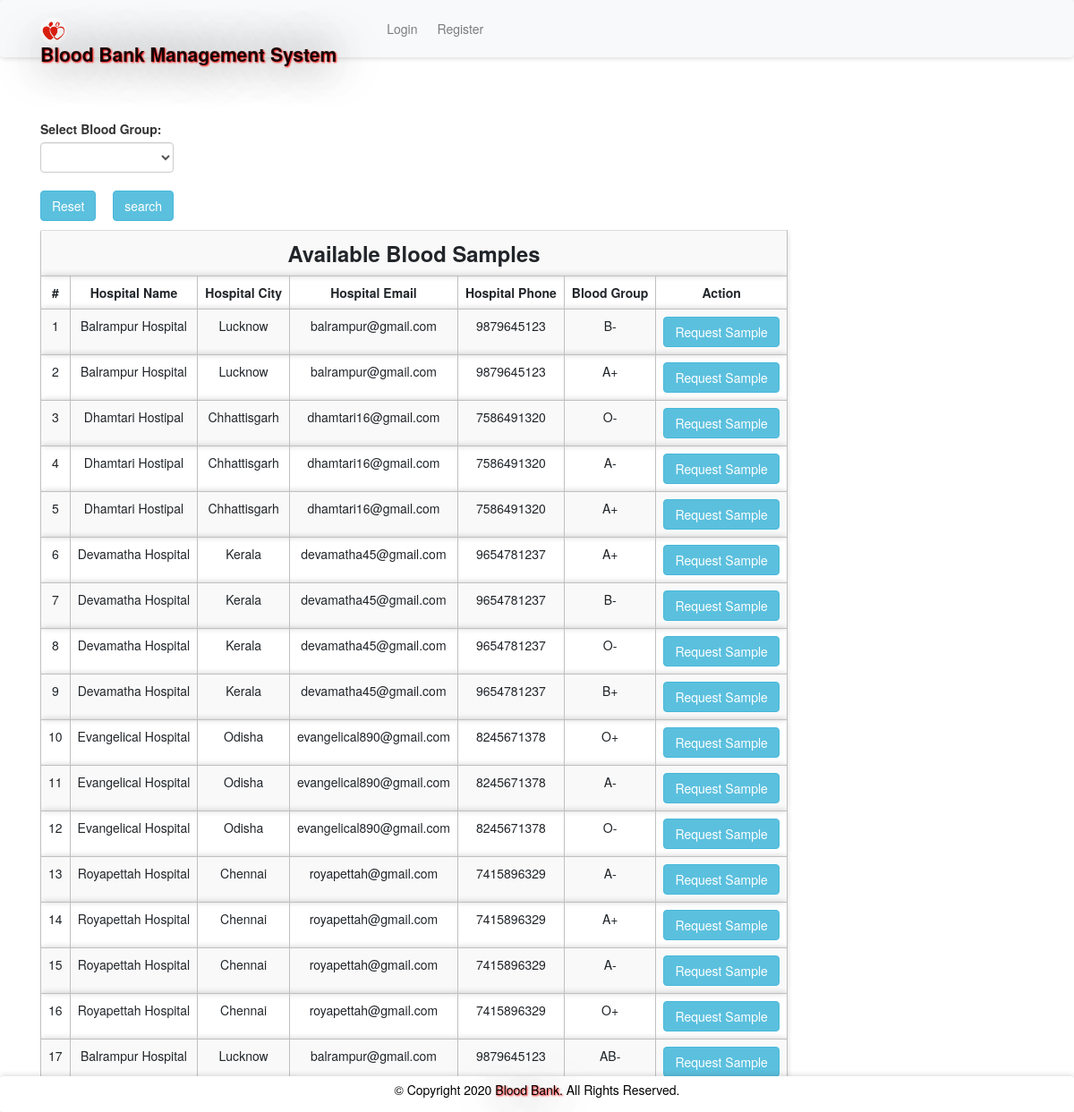
The app's page /abs.php with its own data.
### tables this page shows
CREATE TABLE `bloodinfo` (
  `bid` int(11) NOT NULL,
  `hid` int(11) NOT NULL,
  `bg` varchar(10) NOT NULL
);

CREATE TABLE `hospitals` (
  `id` int(11) NOT NULL,
  `hname` varchar(100) NOT NULL,
  `hemail` varchar(100) NOT NULL,
  `hpassword` varchar(100) NOT NULL,
  `hphone` varchar(100) NOT NULL,
  `hcity` varchar(100) NOT NULL
);

### message.php (called while the page is built, shortened)
<?php $counter=0; if(isset($_GET['msg'])) { ?>
	<div class="col-5 alert alert alert-success alert-dismissible fade show card" id="message">
		<button type="button" class="close" data-dismiss="alert" title="close">&times;</button><?php echo $_GET['msg'];?>
	</div>
<?php }?>

### abs.php (the view, shortened to what this page needs)
<?php
require 'file/connection.php';
if(isset($_GET['search'])){
    $searchKey = $_GET['search'];
    $sql = "select bloodinfo.*, hospitals.* from bloodinfo, hospitals where bloodinfo.hid=hospitals.id && bg='$searchKey'";
}else{
    $sql = "select bloodinfo.*, hospitals.* from bloodinfo, hospitals where bloodinfo.hid=hospitals.id";
}
$result = mysqli_query ($conn, $sql);
?>
<!DOCTYPE html>
<html>
<?php require 'head.php'; ?>
<body>
    <?php require 'header.php'; ?>
    <div class="container cont">
        <?php require 'message.php'; ?>
        <div class="row col-lg-8 col-md-8 col-sm-12 mb-3">
            <form method="get" action="" style="margin-top:-20px; ">
            <label class="font-weight-bolder">Select Blood Group:</label>
               <select name="search" class="form-control">
               <option><?php echo @$_GET['search']; ?></option>
               <option value="A+">A+</option>
               </select><br>
               <a href="abs.php" class="btn btn-info mr-4"> Reset</a>
               <input type="submit" name="submit" class="btn btn-info" value="search">
           </form>
        </div>
        <table class="table table-responsive table-striped rounded mb-5">
            <tr><th colspan="7" class="title">Available Blood Samples</th></tr>
            <tr>
                <th>#</th>
                <th>Hospital Name</th>
                <th>Hospital City</th>
                <th>Hospital Email</th>
                <th>Hospital Phone</th>
                <th>Blood Group</th>
                <th>Action</th>
            </tr>
        <?php while($row = mysqli_fetch_array($result)) { ?>
            <tr>
                <td><?php echo ++$counter;?></td>
                <td><?php echo $row['hname'];?></td>
                <td><?php echo ($row['hcity']); ?></td>
                <td><?php echo ($row['hemail']); ?></td>
                <td><?php echo ($row['hphone']); ?></td>
                <td><?php echo ($row['bg']); ?></td>
                <form action="file/request.php" method="post">
                <?php if (isset($_SESSION['hid'])) { ?>
                <td><a href="javascript:void(0);" class="btn btn-info hospital">Request Sample</a></td>
                <?php } else {(isset($_SESSION['rid']))  ?>
                <td><input type="submit" name="request" class="btn btn-info" value="Request Sample"></td>
                <?php } ?>
                </form>
            </tr>
        <?php } ?>
        </table>
    </div>
    <?php require 'footer.php' ?>
</body>

### head.php (shortened to what this page needs)
<head>
    <link rel="stylesheet" href="https://maxcdn.bootstrapcdn.com/bootstrap/4.5.0/css/bootstrap.min.css">
    <link rel="stylesheet" type="text/css" href="../library/css/bootstrap.min.css"/>
    <link href="css/style.css" rel="stylesheet"/>
</head>

### header.php (shortened to what this page needs)
<nav class="navbar navbar-expand-sm navbar-light bg-light sticky-top">
    <div class="container">
        <a class="navbar-brand" href="index.php"><img src="image/favicon.jpg" width="30" height="30" class="rounded-circle">Blood Bank Management System</a>
          <div class="collapse navbar-collapse" id="collapsibleNavbar">
        <?php if (isset($_SESSION['hid'])) { ?>
        <?php } elseif (isset($_SESSION['rid'])) { ?>
        <?php }  else { ?>
                    <ul class="navbar-nav ml-auto">
            <li class="nav-item">
                <a class="nav-link btn btn-light" href="login.php">Login</a>
            </li>
            <li class="nav-item">
                <a class="nav-link btn btn-light" href="register.php">Register</a>
            </li>
        </ul>
        <?php } ?>
       </div>
    </div>
</nav>

### footer.php (shortened to what this page needs)
<!DOCTYPE html>
<html>
<head>
</head>
<body>
<div class="footer">
  <p>© Copyright 2020<span id="demo"></span> <span class="brand">Blood Bank. </span> All Rights Reserved.
</footer></p>
</div>
</body>
</html>

### css/style.css (style rules this page uses)
.cont { padding-top: 40px; text-align: justify; font-size: 1em; }
.card ,nav, .footer,tr,video { border-radius: 3px; transition: all 200ms ease-out; box-shadow: 0px 0px 7px rgba(0, 0, 0, 0.2); }
tr,th,td { border:0.1px solid silver; text-align: center; }
.nav-item { margin-left: 10px; }
.navbar-brand { text-shadow: 1px 1px 2px red, 0 0 50px black, 0 0 5px white; font-weight: bold; font-size: 1.5em; }
.title { font-weight: bold; font-size: 1.7em; text-transform: capitalize; text-align: center; }
.brand { text-shadow: 1px 1px 2px red, 0 0 50px black, 0 0 5px white; }
.rounded-circle { margin-top: -2.5px; }
form { padding-top: 20px; }
a:link { text-decoration: none; }
.footer { padding: 14px; }

### abs.php (style rules this page uses)
body { background-size: cover; min-height: 0; height: 900px; }

### footer.php (style rules this page uses)
.footer { position: fixed; left: 0; bottom: 0; width: 100%; background-color: white; color: black; text-align: center; padding: 5px 0px 5px 0px; }

### records on screen
bloodinfo: hid.hname "Balrampur Hospital", hid.hcity "Lucknow", hid.hemail "balrampur@gmail.com", hid.hphone "9879645123", bg "B-"
bloodinfo: hid.hname "Balrampur Hospital", hid.hcity "Lucknow", hid.hemail "balrampur@gmail.com", hid.hphone "9879645123", bg "A+"
bloodinfo: hid.hname "Dhamtari Hostipal", hid.hcity "Chhattisgarh", hid.hemail "dhamtari16@gmail.com", hid.hphone "7586491320", bg "O-"
bloodinfo: hid.hname "Dhamtari Hostipal", hid.hcity "Chhattisgarh", hid.hemail "dhamtari16@gmail.com", hid.hphone "7586491320", bg "A-"
bloodinfo: hid.hname "Dhamtari Hostipal", hid.hcity "Chhattisgarh", hid.hemail "dhamtari16@gmail.com", hid.hphone "7586491320", bg "A+"
bloodinfo: hid.hname "Devamatha Hospital", hid.hcity "Kerala", hid.hemail "devamatha45@gmail.com", hid.hphone "9654781237", bg "A+"
bloodinfo: hid.hname "Devamatha Hospital", hid.hcity "Kerala", hid.hemail "devamatha45@gmail.com", hid.hphone "9654781237", bg "B-"
bloodinfo: hid.hname "Devamatha Hospital", hid.hcity "Kerala", hid.hemail "devamatha45@gmail.com", hid.hphone "9654781237", bg "O-"
bloodinfo: hid.hname "Devamatha Hospital", hid.hcity "Kerala", hid.hemail "devamatha45@gmail.com", hid.hphone "9654781237", bg "B+"
bloodinfo: hid.hname "Evangelical Hospital", hid.hcity "Odisha", hid.hemail "evangelical890@gmail.com", hid.hphone "8245671378", bg "O+"
bloodinfo: hid.hname "Evangelical Hospital", hid.hcity "Odisha", hid.hemail "evangelical890@gmail.com", hid.hphone "8245671378", bg "A-"
bloodinfo: hid.hname "Evangelical Hospital", hid.hcity "Odisha", hid.hemail "evangelical890@gmail.com", hid.hphone "8245671378", bg "O-"
bloodinfo: hid.hname "Royapettah Hospital", hid.hcity "Chennai", hid.hemail "royapettah@gmail.com", hid.hphone "7415896329", bg "A-"
bloodinfo: hid.hname "Royapettah Hospital", hid.hcity "Chennai", hid.hemail "royapettah@gmail.com", hid.hphone "7415896329", bg "A+"
bloodinfo: hid.hname "Royapettah Hospital", hid.hcity "Chennai", hid.hemail "royapettah@gmail.com", hid.hphone "7415896329", bg "A-"
bloodinfo: hid.hname "Royapettah Hospital", hid.hcity "Chennai", hid.hemail "royapettah@gmail.com", hid.hphone "7415896329", bg "O+"
bloodinfo: hid.hname "Balrampur Hospital", hid.hcity "Lucknow", hid.hemail "balrampur@gmail.com", hid.hphone "9879645123", bg "AB-"
